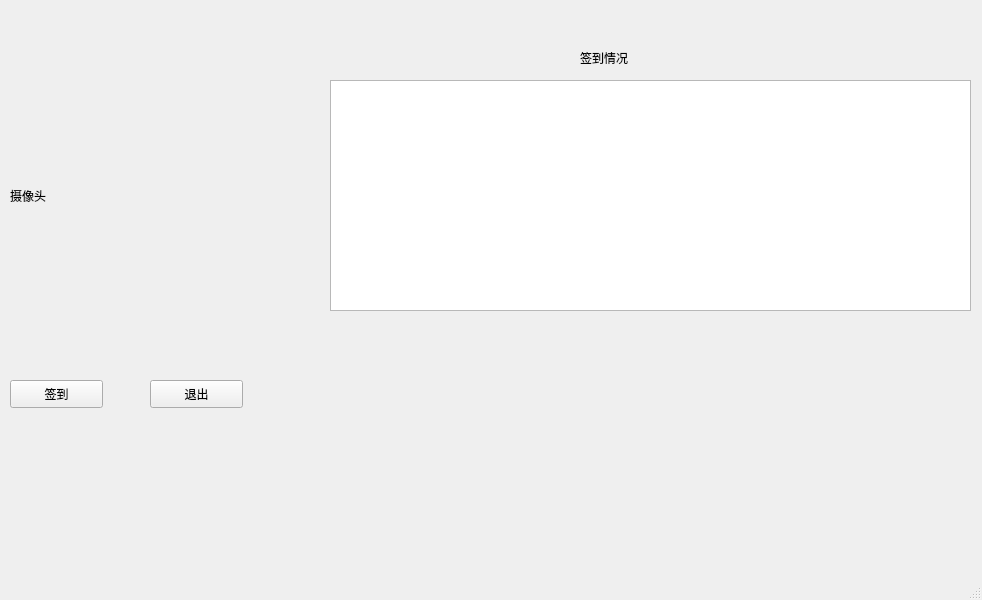
<?xml version="1.0" encoding="UTF-8"?>
<ui version="4.0">
 <class>Check_in</class>
 <widget class="QMainWindow" name="Check_in">
  <property name="geometry">
   <rect>
    <x>0</x>
    <y>0</y>
    <width>982</width>
    <height>600</height>
   </rect>
  </property>
  <property name="windowTitle">
   <string>MainWindow</string>
  </property>
  <widget class="QWidget" name="centralwidget">
   <widget class="QPushButton" name="qiandao">
    <property name="geometry">
     <rect>
      <x>10</x>
      <y>380</y>
      <width>93</width>
      <height>28</height>
     </rect>
    </property>
    <property name="text">
     <string>签到</string>
    </property>
   </widget>
   <widget class="QLabel" name="camera">
    <property name="geometry">
     <rect>
      <x>10</x>
      <y>80</y>
      <width>261</width>
      <height>231</height>
     </rect>
    </property>
    <property name="text">
     <string>摄像头</string>
    </property>
   </widget>
   <widget class="QListWidget" name="listWidget">
    <property name="geometry">
     <rect>
      <x>330</x>
      <y>80</y>
      <width>641</width>
      <height>231</height>
     </rect>
    </property>
   </widget>
   <widget class="QLabel" name="label">
    <property name="geometry">
     <rect>
      <x>580</x>
      <y>50</y>
      <width>72</width>
      <height>15</height>
     </rect>
    </property>
    <property name="text">
     <string>签到情况</string>
    </property>
   </widget>
   <widget class="QPushButton" name="exit">
    <property name="geometry">
     <rect>
      <x>150</x>
      <y>380</y>
      <width>93</width>
      <height>28</height>
     </rect>
    </property>
    <property name="text">
     <string>退出</string>
    </property>
   </widget>
  </widget>
  <widget class="QMenuBar" name="menubar">
   <property name="geometry">
    <rect>
     <x>0</x>
     <y>0</y>
     <width>982</width>
     <height>26</height>
    </rect>
   </property>
  </widget>
  <widget class="QStatusBar" name="statusbar"/>
 </widget>
 <resources/>
 <connections/>
</ui>
